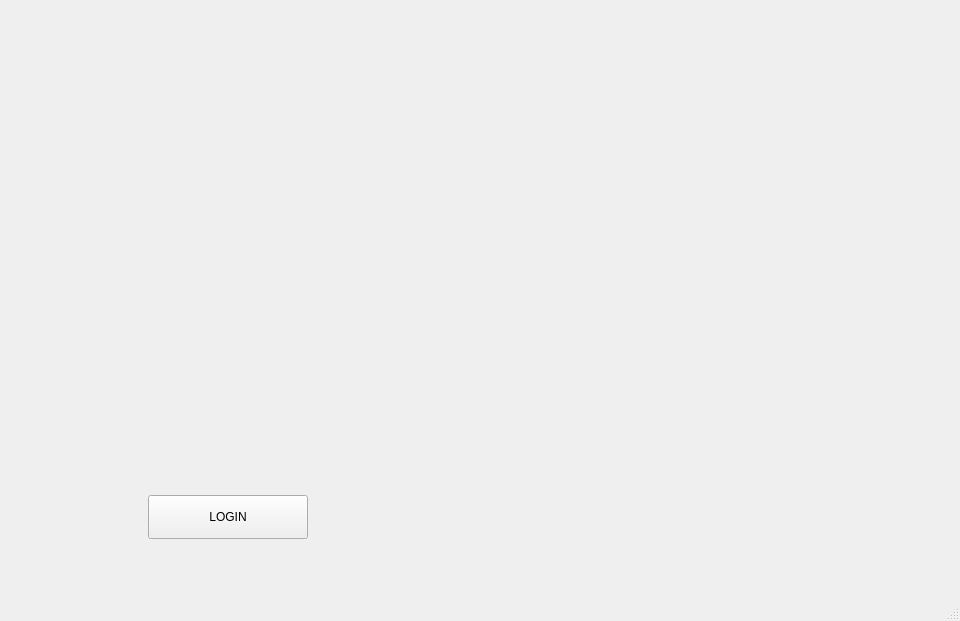
<?xml version="1.0" encoding="UTF-8"?>
<ui version="4.0">
 <class>MainWindow</class>
 <widget class="QMainWindow" name="MainWindow">
  <property name="geometry">
   <rect>
    <x>0</x>
    <y>0</y>
    <width>960</width>
    <height>621</height>
   </rect>
  </property>
  <property name="windowTitle">
   <string>TELAINICIAL</string>
  </property>
  <widget class="QWidget" name="centralwidget">
   <layout class="QVBoxLayout" name="verticalLayout_root">
    <property name="spacing">
     <number>0</number>
    </property>
    <property name="leftMargin">
     <number>0</number>
    </property>
    <property name="topMargin">
     <number>0</number>
    </property>
    <property name="rightMargin">
     <number>0</number>
    </property>
    <property name="bottomMargin">
     <number>0</number>
    </property>
    <item>
     <widget class="QFrame" name="frameSamu">
      <property name="styleSheet">
       <string notr="true">#frameSamu {
    border-image: url(&quot;C:/Users/61348016/Downloads/samu.png&quot;) 0 0 0 0 stretch stretch;
}</string>
      </property>
      <property name="frameShape">
       <enum>QFrame::NoFrame</enum>
      </property>
      <property name="frameShadow">
       <enum>QFrame::Plain</enum>
      </property>
      <layout class="QVBoxLayout" name="verticalLayout_frame">
       <property name="spacing">
        <number>0</number>
       </property>
       <property name="leftMargin">
        <number>64</number>
       </property>
       <property name="topMargin">
        <number>32</number>
       </property>
       <property name="rightMargin">
        <number>64</number>
       </property>
       <property name="bottomMargin">
        <number>60</number>
       </property>
       <item>
        <spacer name="verticalSpacer">
         <property name="orientation">
          <enum>Qt::Vertical</enum>
         </property>
         <property name="sizeHint" stdset="0">
          <size>
           <width>20</width>
           <height>40</height>
          </size>
         </property>
        </spacer>
       </item>
       <item>
        <layout class="QHBoxLayout" name="horizontalLayout_row">
         <property name="spacing">
          <number>0</number>
         </property>
         <property name="leftMargin">
          <number>0</number>
         </property>
         <property name="topMargin">
          <number>0</number>
         </property>
         <property name="rightMargin">
          <number>0</number>
         </property>
         <property name="bottomMargin">
          <number>0</number>
         </property>
         <item>
          <spacer name="horizontalSpacer_2">
           <property name="orientation">
            <enum>Qt::Horizontal</enum>
           </property>
           <property name="sizeHint" stdset="0">
            <size>
             <width>40</width>
             <height>20</height>
            </size>
           </property>
          </spacer>
         </item>
         <item>
          <widget class="QPushButton" name="homeBtn">
           <property name="minimumSize">
            <size>
             <width>160</width>
             <height>44</height>
            </size>
           </property>
           <property name="text">
            <string>LOGIN</string>
           </property>
          </widget>
         </item>
         <item>
          <spacer name="horizontalSpacer_8">
           <property name="orientation">
            <enum>Qt::Horizontal</enum>
           </property>
           <property name="sizeHint" stdset="0">
            <size>
             <width>40</width>
             <height>20</height>
            </size>
           </property>
          </spacer>
         </item>
         <item>
          <spacer name="horizontalSpacer_7">
           <property name="orientation">
            <enum>Qt::Horizontal</enum>
           </property>
           <property name="sizeHint" stdset="0">
            <size>
             <width>40</width>
             <height>20</height>
            </size>
           </property>
          </spacer>
         </item>
         <item>
          <spacer name="horizontalSpacer_6">
           <property name="orientation">
            <enum>Qt::Horizontal</enum>
           </property>
           <property name="sizeHint" stdset="0">
            <size>
             <width>40</width>
             <height>20</height>
            </size>
           </property>
          </spacer>
         </item>
         <item>
          <spacer name="horizontalSpacer_5">
           <property name="orientation">
            <enum>Qt::Horizontal</enum>
           </property>
           <property name="sizeHint" stdset="0">
            <size>
             <width>40</width>
             <height>20</height>
            </size>
           </property>
          </spacer>
         </item>
         <item>
          <spacer name="horizontalSpacer_4">
           <property name="orientation">
            <enum>Qt::Horizontal</enum>
           </property>
           <property name="sizeHint" stdset="0">
            <size>
             <width>40</width>
             <height>20</height>
            </size>
           </property>
          </spacer>
         </item>
         <item>
          <spacer name="horizontalSpacer_3">
           <property name="orientation">
            <enum>Qt::Horizontal</enum>
           </property>
           <property name="sizeHint" stdset="0">
            <size>
             <width>40</width>
             <height>20</height>
            </size>
           </property>
          </spacer>
         </item>
         <item>
          <spacer name="horizontalSpacer">
           <property name="orientation">
            <enum>Qt::Horizontal</enum>
           </property>
           <property name="sizeHint" stdset="0">
            <size>
             <width>0</width>
             <height>0</height>
            </size>
           </property>
          </spacer>
         </item>
        </layout>
       </item>
      </layout>
     </widget>
    </item>
   </layout>
  </widget>
  <widget class="QStatusBar" name="statusbar"/>
 </widget>
 <resources/>
 <connections/>
</ui>
